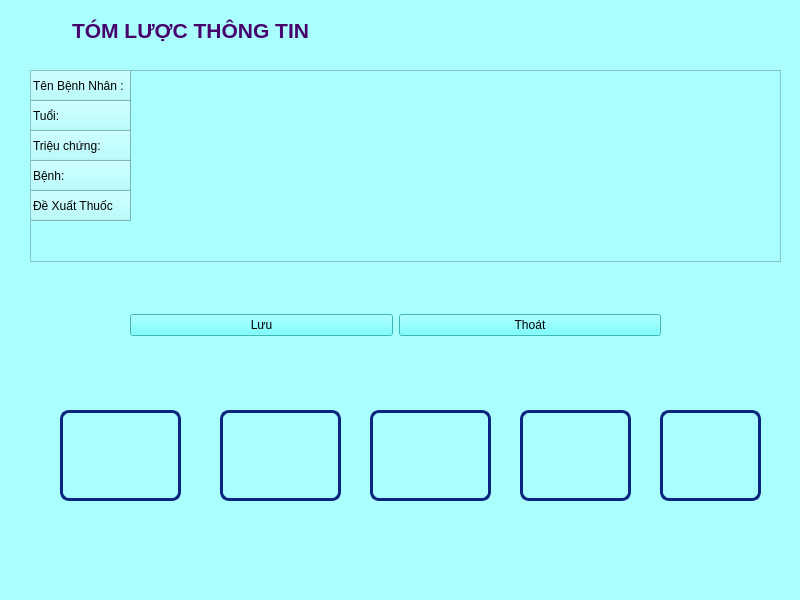
<?xml version="1.0" encoding="UTF-8"?>
<ui version="4.0">
 <class>MainWindow</class>
 <widget class="QMainWindow" name="MainWindow">
  <property name="geometry">
   <rect>
    <x>0</x>
    <y>0</y>
    <width>800</width>
    <height>600</height>
   </rect>
  </property>
  <property name="windowTitle">
   <string>MainWindow</string>
  </property>
  <property name="styleSheet">
   <string notr="true">background-color:rgb(170, 255, 255)

</string>
  </property>
  <widget class="QWidget" name="centralwidget">
   <widget class="QLabel" name="label_6">
    <property name="geometry">
     <rect>
      <x>520</x>
      <y>410</y>
      <width>111</width>
      <height>91</height>
     </rect>
    </property>
    <property name="styleSheet">
     <string notr="true">border: 3px solid rgb(12, 38, 127); /* Viền màu đỏ dày 3px */
border-radius: 9px;    /* Bo tròn góc */
</string>
    </property>
    <property name="text">
     <string/>
    </property>
    <property name="pixmap">
     <pixmap>../../Pictures/19.jpg</pixmap>
    </property>
    <property name="scaledContents">
     <bool>true</bool>
    </property>
   </widget>
   <widget class="QLabel" name="label_5">
    <property name="geometry">
     <rect>
      <x>660</x>
      <y>410</y>
      <width>101</width>
      <height>91</height>
     </rect>
    </property>
    <property name="styleSheet">
     <string notr="true">border: 3px solid rgb(12, 38, 127); /* Viền màu đỏ dày 3px */
border-radius: 9px;    /* Bo tròn góc */
</string>
    </property>
    <property name="text">
     <string/>
    </property>
    <property name="pixmap">
     <pixmap>../../Pictures/18.jpg</pixmap>
    </property>
    <property name="scaledContents">
     <bool>true</bool>
    </property>
   </widget>
   <widget class="QLabel" name="label_3">
    <property name="geometry">
     <rect>
      <x>-30</x>
      <y>10</y>
      <width>441</width>
      <height>41</height>
     </rect>
    </property>
    <property name="styleSheet">
     <string notr="true"/>
    </property>
    <property name="text">
     <string>&lt;html&gt;&lt;head/&gt;&lt;body&gt;&lt;p align=&quot;center&quot;&gt;&lt;span style=&quot; font-size:16pt; font-weight:600; color:#48006d;&quot;&gt;TÓM LƯỢC THÔNG TIN&lt;/span&gt;&lt;/p&gt;&lt;/body&gt;&lt;/html&gt;</string>
    </property>
   </widget>
   <widget class="QLabel" name="label_4">
    <property name="geometry">
     <rect>
      <x>370</x>
      <y>410</y>
      <width>121</width>
      <height>91</height>
     </rect>
    </property>
    <property name="styleSheet">
     <string notr="true">border: 3px solid rgb(12, 38, 127); /* Viền màu đỏ dày 3px */
border-radius: 9px;    /* Bo tròn góc */
</string>
    </property>
    <property name="text">
     <string/>
    </property>
    <property name="pixmap">
     <pixmap>../../Pictures/17.jpg</pixmap>
    </property>
    <property name="scaledContents">
     <bool>true</bool>
    </property>
   </widget>
   <widget class="QLabel" name="label">
    <property name="geometry">
     <rect>
      <x>60</x>
      <y>410</y>
      <width>121</width>
      <height>91</height>
     </rect>
    </property>
    <property name="styleSheet">
     <string notr="true">border: 3px solid rgb(12, 38, 127); /* Viền màu đỏ dày 3px */
border-radius: 9px;    /* Bo tròn góc */
</string>
    </property>
    <property name="text">
     <string/>
    </property>
    <property name="pixmap">
     <pixmap>../../Pictures/15.jpg</pixmap>
    </property>
    <property name="scaledContents">
     <bool>true</bool>
    </property>
   </widget>
   <widget class="QLabel" name="label_2">
    <property name="geometry">
     <rect>
      <x>220</x>
      <y>410</y>
      <width>121</width>
      <height>91</height>
     </rect>
    </property>
    <property name="styleSheet">
     <string notr="true">border: 3px solid rgb(12, 38, 127); /* Viền màu đỏ dày 3px */
border-radius: 9px;    /* Bo tròn góc */
</string>
    </property>
    <property name="text">
     <string/>
    </property>
    <property name="pixmap">
     <pixmap>../../Pictures/16.jpg</pixmap>
    </property>
    <property name="scaledContents">
     <bool>true</bool>
    </property>
   </widget>
   <widget class="QTableWidget" name="tableWidget">
    <property name="geometry">
     <rect>
      <x>30</x>
      <y>70</y>
      <width>751</width>
      <height>192</height>
     </rect>
    </property>
    <row>
     <property name="text">
      <string>Tên Bệnh Nhân :</string>
     </property>
    </row>
    <row>
     <property name="text">
      <string>Tuổi:</string>
     </property>
    </row>
    <row>
     <property name="text">
      <string>Triệu chứng:</string>
     </property>
    </row>
    <row>
     <property name="text">
      <string>Bệnh:</string>
     </property>
    </row>
    <row>
     <property name="text">
      <string>Đề Xuất Thuốc</string>
     </property>
    </row>
   </widget>
   <widget class="QWidget" name="horizontalLayoutWidget">
    <property name="geometry">
     <rect>
      <x>130</x>
      <y>280</y>
      <width>531</width>
      <height>91</height>
     </rect>
    </property>
    <layout class="QHBoxLayout" name="horizontalLayout">
     <item>
      <widget class="QPushButton" name="btn_luu_tt">
       <property name="enabled">
        <bool>true</bool>
       </property>
       <property name="styleSheet">
        <string notr="true">font: 87 italic 10pt &quot;Segoe UI Black&quot;;

background: rgb(85, 255, 255)</string>
       </property>
       <property name="text">
        <string>Lưu</string>
       </property>
      </widget>
     </item>
     <item>
      <widget class="QPushButton" name="btn_open_thoat">
       <property name="enabled">
        <bool>true</bool>
       </property>
       <property name="styleSheet">
        <string notr="true">font: 87 italic 10pt &quot;Segoe UI Black&quot;;

background: rgb(85, 255, 255)</string>
       </property>
       <property name="text">
        <string>Thoát</string>
       </property>
      </widget>
     </item>
    </layout>
   </widget>
  </widget>
  <widget class="QMenuBar" name="menubar">
   <property name="geometry">
    <rect>
     <x>0</x>
     <y>0</y>
     <width>800</width>
     <height>26</height>
    </rect>
   </property>
  </widget>
  <widget class="QStatusBar" name="statusbar"/>
 </widget>
 <resources/>
 <connections/>
</ui>
